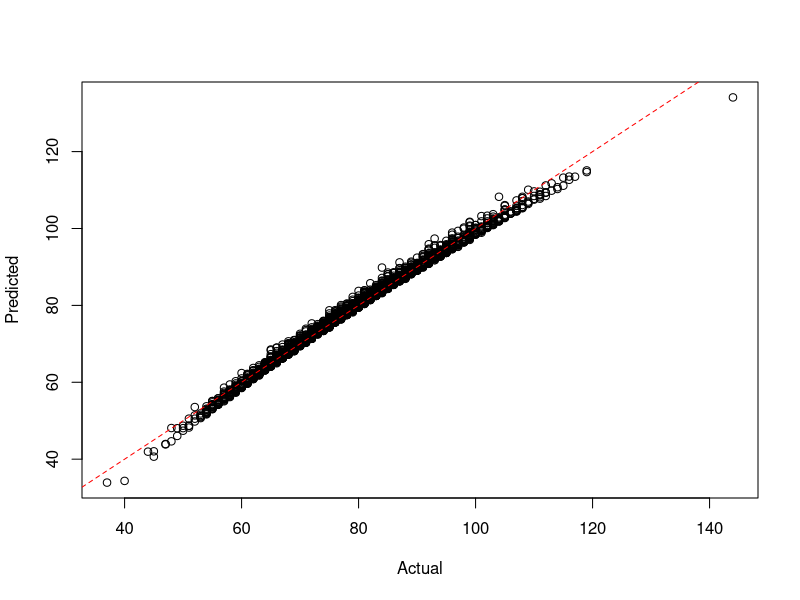

Reproduce this figure in R.
setwd("c:/github/doerodney/NCAAB-D1M-2015-2016")

df = read.csv("dataframe.csv", header=TRUE)

summary(df)

# margin of victory
# df$mov = df$win_points_scored - df$loss_points_scored

model = lm(win_points_scored ~
	win_conference + 
	win_possessions + 
	win_offensive_rating + 
	win_defensive_rating + 
	win_personal_fouls + 
	loss_conference + 
	loss_possessions + 
	loss_offensive_rating + 
	loss_defensive_rating + 
	loss_defensive_rebounds + 
	loss_steals + 
	loss_blocked_shots + 
	loss_personal_fouls,
	data=df)

# remove low contributors
plotFit <- function(yObserved, yFitted, intercept=0) {
  plot(yObserved, yFitted, xlab="Actual", ylab="Predicted")
  abline(intercept, 1, lty=2, col=rgb(1,0,0))
}

plotFit(df$win_points_scored, fitted(model))


getGamePossessionRange <- function(df, teamName, opponentName) {
    teamPossessions <- getPossessions(df, teamName)
    opponentPossessions <- getPossessions(df, opponentName)
    
    possessions <- sort(c(teamPossessions, opponentPossessions))
    
    possessionRange <- seq(min(possessions), max(possessions))
    
    return(possessionRange)
}  


getPossessions <- function(df, teamName) {
    df <- as.data.frame(df)
    Possessions <- c(df$win_possessions[which(df$win_team == teamName)],
                     df$loss_possessions[which(df$loss_team == teamName)])
    return(Possessions)
}


getOffensiveRatings <- function(df, teamName) {
    df <- as.data.frame(df)
    OffensiveRatings <- c(df$win_offensive_rating[which(df$win_team == teamName)],
                          df$loss_offensive_rating[which(df$loss_team == teamName)])
    return(OffensiveRatings)
}


getDefensiveRatings <- function(df, teamName) {
    df <- as.data.frame(df)
    DefensiveRatings <- c(df$win_defensive_rating[which(df$win_team == teamName)],
                          df$loss_defensive_rating[which(df$loss_team == teamName)])
    return(DefensiveRatings)
}


getDefensiveRebounds <- function(df, teamName) {
    df <- as.data.frame(df)
    DefensiveRebounds <- c(df$win_defensive_rebounds[which(df$win_team == teamName)],
                              df$loss_defensive_rebounds[which(df$loss_team == teamName)])
    return(DefensiveRebounds)
}


getPersonalFouls <- function(df, teamName) {
    df <- as.data.frame(df)
    PersonalFouls <- c(df$win_personal_fouls[which(df$win_team == teamName)],
                       df$loss_personal_fouls[which(df$loss_team == teamName)])
    return(PersonalFouls)
}


getSteals <- function(df, teamName) {
    df <- as.data.frame(df)
    Steals <- c(df$win_steals[which(df$win_team == teamName)],
                df$loss_steals[which(df$loss_team == teamName)])
    return(Steals)
}


getBlockedShots <- function(df, teamName) {
    df <- as.data.frame(df)
    BlockedShots <- c(df$win_blocked_shots[which(df$win_team == teamName)],
                      df$loss_blocked_shots[which(df$loss_team == teamName)])
    return(BlockedShots)
}


getTeamConference <- function(df, teamName) {
    df <- as.data.frame(df)
  
    TeamConferences = df$win_conference[which(df$win_team == teamName)]
    if (length(TeamConferences) == 0) {
        TeamConferences = df$loss_conference[which(df$loss_team == teamName)]
    }
    return(as.character(TeamConferences[1]))
}


predictWinner <- function(teamName, opponentName, df, model, nScenarios=10000)
{
  gamePossessionRange = getGamePossessionRange(df, teamName, opponentName)    
    
  teamConference = getTeamConference(df, teamName)
  teamOffensiveRatings = getOffensiveRatings(df, teamName)
  teamDefensiveRatings = getDefensiveRatings(df, teamName)
  teamDefensiveRebounds  = getDefensiveRebounds(df, teamName)
  teamSteals = getSteals(df, teamName)
  teamPersonalFouls = getPersonalFouls(df, teamName)
  teamBlockedShots = getBlockedShots(df, teamName)
  
  opponentConference = getTeamConference(df, opponentName)
  opponentOffensiveRatings = getOffensiveRatings(df, opponentName)
  opponentDefensiveRatings = getDefensiveRatings(df, opponentName)
  opponentDefensiveRebounds  = getDefensiveRebounds(df, opponentName)
  opponentSteals = getSteals(df, opponentName)
  opponentPersonalFouls = getPersonalFouls(df, opponentName)
  opponentBlockedShots = getBlockedShots(df, opponentName)
  
  game_possessions = sample(gamePossessionRange, nScenarios, replace=TRUE)
  
  # Simulate data between the 10th and 90th quantile.
  minQuantile = 0.1
  maxQuantile = 0.9
  
  win_conference = rep(teamConference, nScenarios)
  win_possessions = game_possessions
  
  filtered = quantile(teamOffensiveRatings, c(minQuantile, maxQuantile))
  win_offensive_rating = runif(nScenarios, filtered[[1]], filtered[[2]])
  
  filtered = quantile(teamDefensiveRatings, c(minQuantile, maxQuantile))
  win_defensive_rating = runif(nScenarios, filtered[[1]], filtered[[2]])
  
  win_personal_fouls = sample(min(teamPersonalFouls):max(teamPersonalFouls), nScenarios, replace=TRUE)
  loss_conference = rep(opponentConference, nScenarios)
  loss_possessions = game_possessions
  
  filtered = quantile(opponentOffensiveRatings, c(minQuantile, maxQuantile))
  loss_offensive_rating = runif(nScenarios, filtered[[1]], filtered[[2]])
  
  filtered = quantile(opponentDefensiveRatings, c(minQuantile, maxQuantile))
  loss_defensive_rating = runif(nScenarios, filtered[[1]], filtered[[2]])
  loss_defensive_rebounds = runif(nScenarios, min(opponentDefensiveRebounds), max(opponentDefensiveRebounds))
  loss_steals = sample(min(opponentSteals):max(opponentSteals), nScenarios, replace=TRUE)
  loss_blocked_shots = sample(min(opponentBlockedShots):max(opponentBlockedShots), nScenarios, replace=TRUE)
  
  loss_personal_fouls = sample(min(opponentPersonalFouls):max(opponentPersonalFouls), nScenarios, replace=TRUE)
  
  # Create data frame for team score prediction.
  dfpt = cbind.data.frame(
    win_conference,
    win_possessions,
    win_offensive_rating,
    win_defensive_rating,
    win_personal_fouls,
    loss_conference,
    loss_possessions,
    loss_offensive_rating,
    loss_defensive_rating,
    loss_defensive_rebounds,
    loss_steals,
    loss_blocked_shots,
    loss_personal_fouls
  )
  
  teamPointsScored = round(predict(model, dfpt))
  
  # Create data frame for opponent score prediction.
  # Switch conferences
  x = loss_conference
  loss_conference = win_conference
  win_conference = x
  
  # Switch possessions
  x = loss_possessions
  loss_possessions = win_possessions
  win_possessions = x
  
  # Switch offensive ratings
  x = loss_offensive_rating
  loss_offensive_rating = win_offensive_rating
  win_offensive_rating = x
  
  # Switch defensive ratings
  x = loss_defensive_rating
  loss_defensive_rating = win_defensive_rating
  win_defensive_rating= x
  
  win_personal_fouls = sample(min(opponentPersonalFouls):max(opponentPersonalFouls), nScenarios, replace=TRUE)
  
  loss_defensive_rebounds = runif(nScenarios, min(teamDefensiveRebounds), max(teamDefensiveRebounds))
  loss_steals = sample(min(teamSteals):max(teamSteals), nScenarios, replace=TRUE)
  loss_blocked_shots = sample(min(teamBlockedShots):max(teamBlockedShots), nScenarios, replace=TRUE)
  loss_personal_fouls = sample(min(teamPersonalFouls):max(teamPersonalFouls), nScenarios, replace=TRUE)
  
  dfpo = cbind.data.frame(
    win_conference,
    win_possessions,
    win_offensive_rating,
    win_defensive_rating,
    win_personal_fouls,
    loss_conference,
    loss_possessions,
    loss_offensive_rating,
    loss_defensive_rating,
    loss_defensive_rebounds,
    loss_steals,
    loss_blocked_shots,
    loss_personal_fouls
  )
  
  # Predict opponent points scored.
  opponentPointsScored = round(predict(model, dfpo))
  
  # Make a dataframe of points scored.  Not sure why...
  pointsScored = cbind.data.frame(teamPointsScored, opponentPointsScored)
  
  # Produce/report a result message.
  teamWins = pointsScored$teamPointsScored > pointsScored$opponentPointsScored
  msg = sprintf("%d scenarios of %s versus %s:\n", nScenarios, teamName, opponentName)
  cat(msg)
  nTeamWins = length(which(teamWins == TRUE))
  nOpponentWins = nScenarios - nTeamWins
  margin = numeric(nScenarios)
  xlabel = ''
  ylabel = ''
  x = seq(1:nScenarios)
  win_team_name = ''
  scenarios_won = 0
  if (nTeamWins > nOpponentWins) {
    margin = sort(pointsScored$teamPointsScored - pointsScored$opponentPointsScored)
    
    win_team_name = teamName
    scenarios_won = nTeamWins
  } else {
    margin = sort(pointsScored$opponentPointsScored - pointsScored$teamPointsScored)
    win_team_name = opponentName
    scenarios_won = nOpponentWins
  }
  
  margin.min = min(margin)
  margin.max = max(margin)
  margin.mean = mean(margin)
  margin.sd = sd(margin)
  xlabel = sprintf("%s wins %d scenarios with a mean margin of %4.1f, sd = %5.2f.\n", win_team_name, scenarios_won, margin.mean, margin.sd)
  
  x = seq(margin.min, margin.max, length=1000)
  y = dnorm(x, mean=margin.mean, sd=margin.sd)
  plot(x, y, main=msg, xlab=xlabel, ylab=ylabel, type="l")
  
  abline(v=(mean(margin)))

  cat(xlabel)
  cat("\n")
  
  return(win_team_name)
}
# Run to here...

rpi_top_16 = c(
    'kansas-jayhawks', 
    'villanova-wildcats',
    'virginia-cavaliers',
    'oregon-ducks',
    'xavier-musketeers',
    'oklahoma-sooners',
    'miami-fl-hurricanes',
    'utah-runnin-utes',
    'north-carolina-tar-heels',
    'maryland-terrapins',
    'west-virginia-mountaineers',
    'duke-blue-devils',
    #'smu-mustangs',
    'michigan-state-spartans',
    'california-golden-bears',
    'kentucky-wildcats',
    # 'louisville-cardinals',
    'purdue-boilermakers'
)

east_team_list = c(
    'villanova-wildcats',
    'miami-fl-hurricanes',
    'west-virginia-mountaineers',
    'purdue-boilermakers',
    
    'baylor-bears',
    'iowa-hawkeyes',
    'south-carolina-gamecocks',
    'saint-josephs-hawks',
    
    'wisconsin-badgers',
    'butler-bulldogs',
    'monmouth-hawks',
    'little-rock-trojans',
    
    'stony-brook-seawolves',
    'akron-zips',
    'belmont-bruins',
    'north-florida-ospreys' 
)

# RPI = (WP * 0.25) + (OWP * 0.50) + (OOWP * 0.25)

	
predictBracketWinner<-function(team_list, df, model, nScenarios=10000)
{
  winner = ''
  
  # Preallocate vectors for subsequent rounds.
  quarter_finalist = character(8)
  semi_finalist = character(4)
  finalist = character(2)
  
  if (length(team_list) == 16) {
    cat("\n")
    cat("Round of 16:\n")
    quarter_finalist[1] = predictWinner(team_list[1], team_list[16], df, model, nScenarios) 
    quarter_finalist[2] = predictWinner(team_list[8], team_list[9], df, model, nScenarios)
    quarter_finalist[3] = predictWinner(team_list[5], team_list[12], df, model, nScenarios)
    quarter_finalist[4] = predictWinner(team_list[4], team_list[13], df, model, nScenarios)
    quarter_finalist[5] = predictWinner(team_list[6], team_list[11], df, model, nScenarios)
    quarter_finalist[6] = predictWinner(team_list[3], team_list[14], df, model, nScenarios)
    quarter_finalist[7] = predictWinner(team_list[7], team_list[10], df, model, nScenarios)
    quarter_finalist[8] = predictWinner(team_list[2], team_list[15], df, model, nScenarios)
    
    cat("\n")
    cat("Quarter-finals:\n")
    semi_finalist[1] = predictWinner(quarter_finalist[1], quarter_finalist[2], df, model, nScenarios)
    semi_finalist[2] = predictWinner(quarter_finalist[3], quarter_finalist[4], df, model, nScenarios)
    semi_finalist[3] = predictWinner(quarter_finalist[5], quarter_finalist[6], df, model, nScenarios)
    semi_finalist[4] = predictWinner(quarter_finalist[7], quarter_finalist[8], df, model, nScenarios)
    
    cat("\n")
    cat("Semi-finals:\n")
    finalist[1] = predictWinner(semi_finalist[1], semi_finalist[2], df, model, nScenarios)
    finalist[2] = predictWinner(semi_finalist[3], semi_finalist[4], df, model, nScenarios)
    
    cat("\n")
    cat("Final:\n")
    winner = predictWinner(finalist[1], finalist[2], df, model, nScenarios)
  }
  else {
    winner = sprintf("The team list needs 16 teams.  The supplied list has %d.", length(team_list))
  }
  
  return(winner)
}  


get_east_teams<-function()
{  
  teams = c('villanova-wildcats', 'virginia-cavaliers', 
  'oklahoma-sooners', 'louisville-cardinals',
  'uni-panthers', 'providence-friars',
  'michigan-state-spartans', 'north-carolina-state-wolfpack',
  'lsu-tigers', 'georgia-bulldogs', 
  'dayton-flyers', 'wyoming-cowboys', 
  'uc-irvine-anteaters', 'albany-great-danes', 
  'belmont-bruins', 'lafayette-leopards') 
  
  return(teams)
}  
 
 
get_midwest_teams<-function()
{
  teams = c('kentucky-wildcats', 'kansas-jayhawks', 
  'notre-dame-fighting-irish', 'maryland-terrapins', 
  'west-virginia-mountaineers','butler-bulldogs',  
  'wichita-state-shockers',  'cincinnati-bearcats', 
  'purdue-boilermakers', 'indiana-hoosiers', 
  'texas-longhorns', 'buffalo-bulls', 
  'valparaiso-crusaders', 'northeastern-huskies',
  'new-mexico-state-aggies', 'hampton-pirates')
  
  return(teams)
}


get_south_teams<-function()
{
  teams = c('duke-blue-devils','gonzaga-bulldogs',
  'iowa-state-cyclones', 'georgetown-hoyas',
  'utah-runnin-utes', 'smu-mustangs',
  'iowa-hawkeyes', 'san-diego-state-aztecs',
  'st-johns-red-storm', 'davidson-wildcats',
  'ucla-bruins', 'stephen-f-austin-lumberjacks',
  'eastern-washington-eagles', 'uab-blazers',
  'north-dakota-state-bison', 'robert-morris-colonials')
  
   return(teams)
}


get_west_teams<-function()
{
  teams = c('wisconsin-badgers', 'arizona-wildcats', 
  'baylor-bears', 'north-carolina-tar-heels', 
  'arkansas-razorbacks', 'xavier-musketeers',
  'vcu-rams', 'oregon-ducks',
  'oklahoma-state-cowboys', 'ohio-state-buckeyes',
  'ole-miss-rebels', 'wofford-terriers',
  'harvard-crimson', 'georgia-state-panthers',
  'texas-southern-tigers', 'coastal-carolina-chanticleers')
  
  return(teams)
}


predictTournamentWinner<-function(df, model)
{
	semifinalists = character(4)
	# East
	cat("\n")
    cat("East Bracket Championship:\n")
	teams = get_east_teams()
	semifinalists[1] = predictBracketWinner(teams, df, model)
	
	# Midwest
	cat("\n")
    cat("Midwest Bracket Championship:\n")
	teams = get_midwest_teams()
	semifinalists[2] = predictBracketWinner(teams, df, model)
	
	# West
	cat("\n")
    cat("West Bracket Championship:\n")
	teams = get_west_teams()
	semifinalists[3] = predictBracketWinner(teams, df, model)
	
	# South
	cat("\n")
    cat("South Bracket Championship:\n")
	teams = get_south_teams()
	semifinalists[4] = predictBracketWinner(teams, df, model)
	
	cat("\n")
    cat("Final Four:\n")
	finalists = character(2)
	finalists[1] = predictWinner(semifinalists[1], semifinalists[4], df, model)
	finalists[2] = predictWinner(semifinalists[2], semifinalists[3], df, model)
	cat("\n")
  
  cat("Final Two:\n")
  champion = predictWinner( finalists[1], finalists[2], df, model)
    
}

#---Run from top down to here.--------------------------------




getHomeAwayMarginOfVictory<- function( team_name, df) {
    # Determine indexes that involve team.
	win_index = which(df$win_team == team_name)
	loss_index = which(df$loss_team == team_name)
	
	# What were the win and loss margins?
	win_margin = df$win_points_scored[win_index] - df$loss_points[win_index]
	loss_margin = df$loss_points[loss_index] - df$win_points_scored[loss_index]
	
	# What courts were used?
	win_loss = c('home', 'away')
	win_court = ifelse(df$win_court[win_index] == win_loss[1], win_loss[1], win_loss[2])
	loss_court = ifelse(df$win_court[loss_index] == 'home', win_loss[2], win_loss[1])

	margin = c(win_margin, loss_margin)
	court = c(win_court, loss_court)
	court = as.factor(court)
	df_team = data.frame(margin, court)
	
	return(df_team)
}

getHomeCourtAdvantage <- function( team_name, df) {
	df_team = getHomeAwayMarginOfVictory(team_name, df)
	mdl = aov(margin ~ court, data=df_team)
	
	x = summary.lm(mdl)
	
	home_court_advantage = x$coefficients[1,1] + x$coefficients[2,1]
	probability = x$coefficients[2,4]
	
	alist = list('home_court_advantage'=home_court_advantage,
		'probability'=probability)
		
	return(alist)
}

plotHomeCourtAdvantage <- function( team_name, df) {
	df_team = getHomeAwayMarginOfVictory(team_name, df)
	alist = getHomeCourtAdvantage(team_name, df)
	home_court_advantage = alist$home_court_advantage
	probability = alist$probability
	
	significance = ifelse(probability < 0.05, 'significant', 'not significant')
	
	grand_mean = mean(df_team$margin)
	mean_margin_by_court = tapply(df_team$margin, df_team$court, mean)
	home_mean = mean_margin_by_court['home']
	away_mean = mean_margin_by_court['away']
	title = sprintf("Margin of victory against D1 opponents: %s", team_name)
	# x axis values are just an index.
	x = seq(1, length(df_team$margin))
	
	# Initially plot blanks just to initialize.
	ylabel = sprintf("Home court advantage: %2.0f (%s)", home_court_advantage, significance)
	plot(x, df_team$margin[x], main=title, xlab='game', ylab=ylabel, type='n')
	legend("topright", legend=c('home', 'away'), col=c('green', 'red'), pch=c(17,25))
	
	# Plot the mean lines.
	abline(h=0)
	abline(h=grand_mean)
	abline(h=home_mean, col='green')
	abline(h=away_mean, col='red')
	
	# Get indexes for home and away courts.
	home_index = which(df_team$court == 'home')
	away_index = which(df_team$court == 'away')
	
	# Plot points for home and away indexes.
	points(home_index, df_team$margin[home_index], col='green', pch=17)
	points(away_index, df_team$margin[away_index], col='red', pch=25)
}


plotOffensiveRating <- function( team_name, other_team_name, df) {
	# Get the offensive rating for each team in both win and loss results.
	# Get the relevant rows from the dataframe argument.
	
	# Create a subset dataframe.					  
	dfprime = subset(df, 
		select=c(win_team, win_offensive_rating, loss_team, loss_offensive_rating),
		subset=(win_team == team_name | loss_team == team_name |
		        win_team == other_team_name | loss_team == other_team_name))
	
	# Create labels for the legend.
	team_win_label = sprintf("%s win", team_name)
	team_loss_label = sprintf("%s loss", team_name)
	other_team_win_label = sprintf("%s win", other_team_name)
	other_team_loss_label = sprintf("%s loss", other_team_name)
	title_label = sprintf("Offensive ratings of %s and %s", team_name, other_team_name)
	
	# Plot points for team win and loss indexes.
	team_win_rows = which(dfprime$win_team == team_name)
	team_loss_rows = which(dfprime$loss_team == team_name)
	other_win_rows = which(dfprime$win_team == other_team_name)
	other_loss_rows = which(dfprime$loss_team == other_team_name)
	
	# Create initial plot data.
	x = c(team_win_rows, team_loss_rows, other_win_rows, other_loss_rows) 
	offensive_rating_list = c(
		dfprime$win_offensive_rating[team_win_rows],
		dfprime$loss_offensive_rating[team_loss_rows],
		dfprime$win_offensive_rating[other_win_rows],
		dfprime$loss_offensive_rating[other_loss_rows] )
	
	# Initially plot blanks just to initialize the graph.
	plot(x, offensive_rating_list, main=title_label, xlab='', ylab='offensive_rating', type='n')
	legend("topright", 
			legend=c(team_win_label, team_loss_label, 
			         other_team_win_label, other_team_loss_label), 
			col=c('green', 'red', 'blue', 'orange'), 
			pch=c(2, 6, 3, 4))
	
	points(team_win_rows, dfprime$win_offensive_rating[team_win_rows], col='green', pch=2)
	points(team_loss_rows, dfprime$loss_offensive_rating[team_loss_rows], col='red', pch=6)
	points(other_win_rows, dfprime$win_offensive_rating[other_win_rows], col='blue', pch=3)
	points(other_loss_rows, dfprime$loss_offensive_rating[other_loss_rows], col='red', pch=4)
}

plotDefensiveRating <- function( team_name, other_team_name, df) {
	# Get the defensive rating for each team in both win and loss results.
	# Get the relevant rows from the dataframe argument.
	# Create a subset dataframe.					  
	dfprime = subset(df, 
		select=c(win_team, win_defensive_rating, loss_team, loss_defensive_rating),
		subset=(win_team == team_name | loss_team == team_name |
		        win_team == other_team_name | loss_team == other_team_name))
	
	# Create labels for the legend.
	team_win_label = sprintf("%s win", team_name)
	team_loss_label = sprintf("%s loss", team_name)
	other_team_win_label = sprintf("%s win", other_team_name)
	other_team_loss_label = sprintf("%s loss", other_team_name)
	title_label = sprintf("Defensive ratings of %s and %s", team_name, other_team_name)
	
	# Plot points for team win and loss indexes.
	team_win_rows = which(dfprime$win_team == team_name)
	team_loss_rows = which(dfprime$loss_team == team_name)
	other_win_rows = which(dfprime$win_team == other_team_name)
	other_loss_rows = which(dfprime$loss_team == other_team_name)
	
	# Create initial plot data.
	x = c(team_win_rows, team_loss_rows, other_win_rows, other_loss_rows) 
	defensive_rating_list = c(
		dfprime$win_defensive_rating[team_win_rows],
		dfprime$loss_defensive_rating[team_loss_rows],
		dfprime$win_defensive_rating[other_win_rows],
		dfprime$loss_defensive_rating[other_loss_rows] )
	
	# Initially plot blanks just to initialize the graph.
	plot(x, defensive_rating_list, main=title_label, xlab='', ylab='defensive_rating', type='n')
	legend("topright", 
			legend=c(team_win_label, team_loss_label, 
			         other_team_win_label, other_team_loss_label), 
			col=c('green', 'red', 'blue', 'orange'), 
			pch=c(2, 6, 3, 4))
	
	points(team_win_rows, dfprime$win_defensive_rating[team_win_rows], col='green', pch=2)
	points(team_loss_rows, dfprime$loss_defensive_rating[team_loss_rows], col='red', pch=6)
	points(other_win_rows, dfprime$win_defensive_rating[other_win_rows], col='blue', pch=3)
	points(other_loss_rows, dfprime$loss_defensive_rating[other_loss_rows], col='red', pch=4)
}


# Bracket couples:
# 1-16
# 8-9
# 5-12
# 4-13
# 6-11
# 3-14
# 7-10
# 2-15



test_predictions<-function(game_date, data_date, df) 
{
   dfprime = df[which(df$date <= data_date), ]
   mprime = lm(win_points_scored ~
                 win_conference + 
                 win_possessions + 
                 win_offensive_rating + 
                 win_defensive_rating + 
                 win_personal_fouls + 
                 loss_conference + 
                 loss_possessions + 
                 loss_offensive_rating + 
                 loss_defensive_rating + 
                 loss_defensive_rebounds + 
                 loss_steals + 
                 loss_blocked_shots + 
                 loss_personal_fouls,
                 data=dfprime)
   win_team_list = df$win_team[which(df$date == game_date)]
   loss_team_list = df$loss_team[which(df$date == game_date)]
   
   game_count = length(win_team_list)
   
   correct_count = 0
   for (i in 1:game_count) {
     win_team = as.character(win_team_list[i])
     loss_team = as.character(loss_team_list[i])
     predicted_win_team = predictWinner(win_team, loss_team, dfprime, mprime)
     if (predicted_win_team == win_team) {
       correct_count = correct_count + 1
     }
   }
   
   sprintf("%d correct out of %d for %d using data from %d.", 
           correct_count, game_count, game_date, data_date)
}
